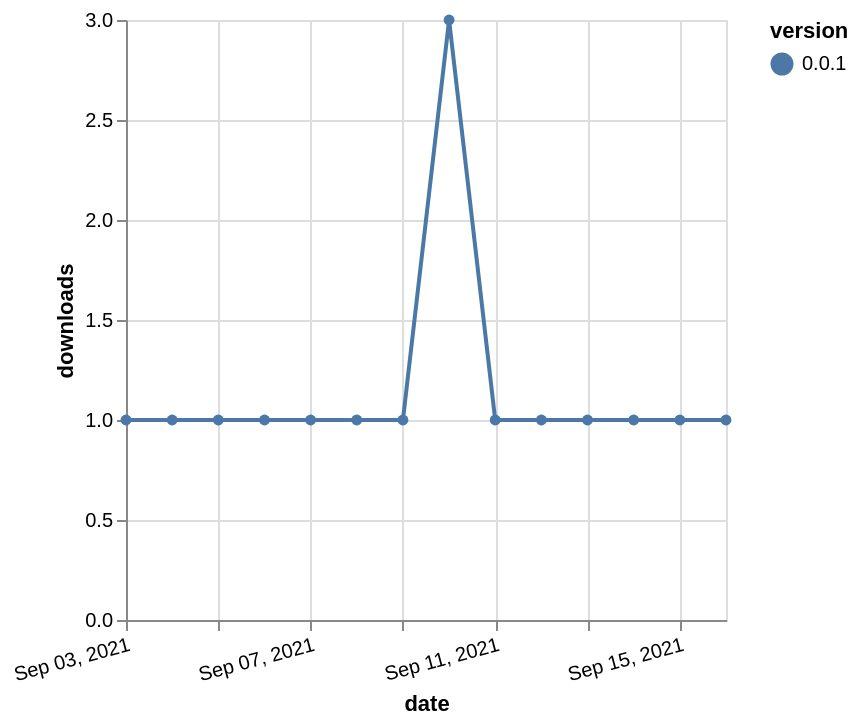

Here is the Vega-Lite specification saved for this chart:
### Vega-Lite specification from a JSON file in a GitHub repository (floating-point values rounded to 4 significant figures)
{"$schema": "https://vega.github.io/schema/vega-lite/v5.json", "description": "A simple bar chart with embedded data.", "data": {"values": [{"date": "2021-09-03", "total": 138, "delta": 1, "version": "0.0.1"}, {"date": "2021-09-04", "total": 139, "delta": 1, "version": "0.0.1"}, {"date": "2021-09-05", "total": 140, "delta": 1, "version": "0.0.1"}, {"date": "2021-09-06", "total": 141, "delta": 1, "version": "0.0.1"}, {"date": "2021-09-07", "total": 142, "delta": 1, "version": "0.0.1"}, {"date": "2021-09-08", "total": 143, "delta": 1, "version": "0.0.1"}, {"date": "2021-09-09", "total": 144, "delta": 1, "version": "0.0.1"}, {"date": "2021-09-10", "total": 147, "delta": 3, "version": "0.0.1"}, {"date": "2021-09-11", "total": 148, "delta": 1, "version": "0.0.1"}, {"date": "2021-09-12", "total": 149, "delta": 1, "version": "0.0.1"}, {"date": "2021-09-13", "total": 150, "delta": 1, "version": "0.0.1"}, {"date": "2021-09-14", "total": 151, "delta": 1, "version": "0.0.1"}, {"date": "2021-09-15", "total": 152, "delta": 1, "version": "0.0.1"}, {"date": "2021-09-16", "total": 153, "delta": 1, "version": "0.0.1"}]}, "width": "container", "mark": {"type": "line", "point": {"filled": true}}, "encoding": {"x": {"field": "date", "type": "temporal", "timeUnit": "yearmonthdate", "title": "date", "axis": {"labelAngle": -15}}, "y": {"field": "delta", "type": "quantitative", "title": "downloads"}, "color": {"field": "version", "type": "nominal"}, "tooltip": {"field": "delta"}}}
